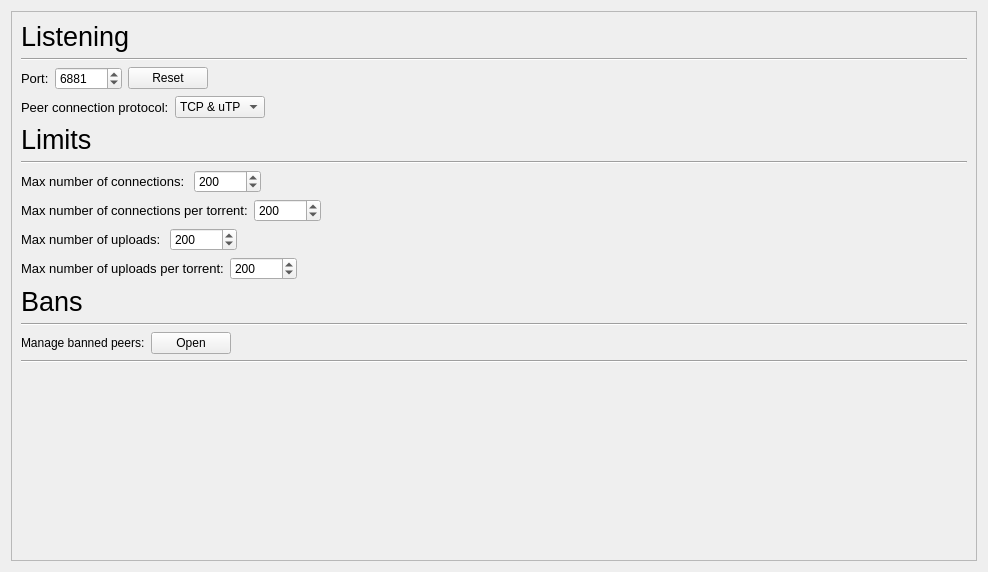
<?xml version="1.0" encoding="UTF-8"?>
<ui version="4.0">
 <class>ConnectionSettings</class>
 <widget class="QWidget" name="ConnectionSettings">
  <property name="geometry">
   <rect>
    <x>0</x>
    <y>0</y>
    <width>988</width>
    <height>572</height>
   </rect>
  </property>
  <property name="windowTitle">
   <string>Form</string>
  </property>
  <layout class="QGridLayout" name="gridLayout">
   <item row="0" column="0">
    <widget class="QScrollArea" name="scrollArea_3">
     <property name="widgetResizable">
      <bool>true</bool>
     </property>
     <widget class="QWidget" name="scrollAreaWidgetContents_3">
      <property name="geometry">
       <rect>
        <x>0</x>
        <y>0</y>
        <width>968</width>
        <height>552</height>
       </rect>
      </property>
      <layout class="QGridLayout" name="gridLayout_4">
       <item row="0" column="0">
        <widget class="QLabel" name="listeningLabel">
         <property name="sizePolicy">
          <sizepolicy hsizetype="Preferred" vsizetype="Minimum">
           <horstretch>0</horstretch>
           <verstretch>0</verstretch>
          </sizepolicy>
         </property>
         <property name="maximumSize">
          <size>
           <width>16777215</width>
           <height>50</height>
          </size>
         </property>
         <property name="font">
          <font>
           <pointsize>20</pointsize>
          </font>
         </property>
         <property name="text">
          <string>Listening</string>
         </property>
        </widget>
       </item>
       <item row="1" column="0" colspan="2">
        <widget class="Line" name="line_10">
         <property name="orientation">
          <enum>Qt::Orientation::Horizontal</enum>
         </property>
        </widget>
       </item>
       <item row="2" column="0" colspan="2">
        <layout class="QHBoxLayout" name="horizontalLayout_9">
         <item>
          <widget class="QLabel" name="portLabel">
           <property name="font">
            <font>
             <pointsize>10</pointsize>
            </font>
           </property>
           <property name="text">
            <string>Port:</string>
           </property>
          </widget>
         </item>
         <item>
          <widget class="QSpinBox" name="portBox">
           <property name="specialValueText">
            <string notr="true"/>
           </property>
           <property name="maximum">
            <number>1000000000</number>
           </property>
           <property name="value">
            <number>6881</number>
           </property>
          </widget>
         </item>
         <item>
          <widget class="QPushButton" name="resetPortBtn">
           <property name="text">
            <string>Reset</string>
           </property>
          </widget>
         </item>
         <item>
          <spacer name="horizontalSpacer_5">
           <property name="orientation">
            <enum>Qt::Orientation::Horizontal</enum>
           </property>
           <property name="sizeHint" stdset="0">
            <size>
             <width>218</width>
             <height>20</height>
            </size>
           </property>
          </spacer>
         </item>
        </layout>
       </item>
       <item row="3" column="0" colspan="2">
        <layout class="QHBoxLayout" name="horizontalLayout_10">
         <item>
          <widget class="QLabel" name="peerConnProtocolLabel">
           <property name="font">
            <font>
             <pointsize>10</pointsize>
            </font>
           </property>
           <property name="text">
            <string>Peer connection protocol:</string>
           </property>
          </widget>
         </item>
         <item>
          <widget class="QComboBox" name="peerConnProtocolBox">
           <item>
            <property name="text">
             <string>TCP &amp; uTP</string>
            </property>
           </item>
           <item>
            <property name="text">
             <string>TCP</string>
            </property>
           </item>
           <item>
            <property name="text">
             <string>uTP</string>
            </property>
           </item>
          </widget>
         </item>
         <item>
          <spacer name="horizontalSpacer_6">
           <property name="orientation">
            <enum>Qt::Orientation::Horizontal</enum>
           </property>
           <property name="sizeHint" stdset="0">
            <size>
             <width>218</width>
             <height>20</height>
            </size>
           </property>
          </spacer>
         </item>
        </layout>
       </item>
       <item row="4" column="0">
        <widget class="QLabel" name="limitsLabel">
         <property name="sizePolicy">
          <sizepolicy hsizetype="Preferred" vsizetype="Minimum">
           <horstretch>0</horstretch>
           <verstretch>0</verstretch>
          </sizepolicy>
         </property>
         <property name="maximumSize">
          <size>
           <width>16777215</width>
           <height>50</height>
          </size>
         </property>
         <property name="font">
          <font>
           <pointsize>20</pointsize>
          </font>
         </property>
         <property name="text">
          <string>Limits</string>
         </property>
        </widget>
       </item>
       <item row="5" column="0" colspan="2">
        <widget class="Line" name="line_11">
         <property name="orientation">
          <enum>Qt::Orientation::Horizontal</enum>
         </property>
        </widget>
       </item>
       <item row="6" column="0" colspan="2">
        <layout class="QHBoxLayout" name="horizontalLayout_11">
         <item>
          <widget class="QLabel" name="mNumOfConLabel">
           <property name="font">
            <font>
             <pointsize>10</pointsize>
            </font>
           </property>
           <property name="text">
            <string>Max number of connections: </string>
           </property>
          </widget>
         </item>
         <item>
          <widget class="QSpinBox" name="mNumOfConBox">
           <property name="specialValueText">
            <string notr="true"/>
           </property>
           <property name="minimum">
            <number>-1</number>
           </property>
           <property name="maximum">
            <number>1000000000</number>
           </property>
           <property name="value">
            <number>200</number>
           </property>
          </widget>
         </item>
         <item>
          <spacer name="horizontalSpacer_7">
           <property name="orientation">
            <enum>Qt::Orientation::Horizontal</enum>
           </property>
           <property name="sizeHint" stdset="0">
            <size>
             <width>218</width>
             <height>20</height>
            </size>
           </property>
          </spacer>
         </item>
        </layout>
       </item>
       <item row="7" column="0" colspan="2">
        <layout class="QHBoxLayout" name="horizontalLayout_12">
         <item>
          <widget class="QLabel" name="mNumOfConPTLabel">
           <property name="font">
            <font>
             <pointsize>10</pointsize>
            </font>
           </property>
           <property name="text">
            <string>Max number of connections per torrent:</string>
           </property>
          </widget>
         </item>
         <item>
          <widget class="QSpinBox" name="mNumOfConPTBox">
           <property name="specialValueText">
            <string notr="true"/>
           </property>
           <property name="minimum">
            <number>-1</number>
           </property>
           <property name="maximum">
            <number>1000000000</number>
           </property>
           <property name="value">
            <number>200</number>
           </property>
          </widget>
         </item>
         <item>
          <spacer name="horizontalSpacer_8">
           <property name="orientation">
            <enum>Qt::Orientation::Horizontal</enum>
           </property>
           <property name="sizeHint" stdset="0">
            <size>
             <width>218</width>
             <height>20</height>
            </size>
           </property>
          </spacer>
         </item>
        </layout>
       </item>
       <item row="8" column="0" colspan="2">
        <layout class="QHBoxLayout" name="horizontalLayout_13">
         <item>
          <widget class="QLabel" name="mNumOfUplLabel">
           <property name="font">
            <font>
             <pointsize>10</pointsize>
            </font>
           </property>
           <property name="text">
            <string>Max number of uploads: </string>
           </property>
          </widget>
         </item>
         <item>
          <widget class="QSpinBox" name="mNumOfUplBox">
           <property name="specialValueText">
            <string notr="true"/>
           </property>
           <property name="minimum">
            <number>-1</number>
           </property>
           <property name="maximum">
            <number>1000000000</number>
           </property>
           <property name="value">
            <number>200</number>
           </property>
          </widget>
         </item>
         <item>
          <spacer name="horizontalSpacer_9">
           <property name="orientation">
            <enum>Qt::Orientation::Horizontal</enum>
           </property>
           <property name="sizeHint" stdset="0">
            <size>
             <width>218</width>
             <height>20</height>
            </size>
           </property>
          </spacer>
         </item>
        </layout>
       </item>
       <item row="9" column="0" colspan="2">
        <layout class="QHBoxLayout" name="horizontalLayout_14">
         <item>
          <widget class="QLabel" name="mNumOfUplPTLabel">
           <property name="font">
            <font>
             <pointsize>10</pointsize>
            </font>
           </property>
           <property name="text">
            <string>Max number of uploads per torrent:</string>
           </property>
          </widget>
         </item>
         <item>
          <widget class="QSpinBox" name="mNumOfUplBox_2">
           <property name="specialValueText">
            <string notr="true"/>
           </property>
           <property name="minimum">
            <number>-1</number>
           </property>
           <property name="maximum">
            <number>1000000000</number>
           </property>
           <property name="value">
            <number>200</number>
           </property>
          </widget>
         </item>
         <item>
          <spacer name="horizontalSpacer_10">
           <property name="orientation">
            <enum>Qt::Orientation::Horizontal</enum>
           </property>
           <property name="sizeHint" stdset="0">
            <size>
             <width>218</width>
             <height>20</height>
            </size>
           </property>
          </spacer>
         </item>
        </layout>
       </item>
       <item row="10" column="0">
        <widget class="QLabel" name="limitsLabel_2">
         <property name="sizePolicy">
          <sizepolicy hsizetype="Preferred" vsizetype="Minimum">
           <horstretch>0</horstretch>
           <verstretch>0</verstretch>
          </sizepolicy>
         </property>
         <property name="maximumSize">
          <size>
           <width>16777215</width>
           <height>50</height>
          </size>
         </property>
         <property name="font">
          <font>
           <pointsize>20</pointsize>
          </font>
         </property>
         <property name="text">
          <string>Bans</string>
         </property>
        </widget>
       </item>
       <item row="11" column="0" colspan="2">
        <widget class="Line" name="line_13">
         <property name="orientation">
          <enum>Qt::Orientation::Horizontal</enum>
         </property>
        </widget>
       </item>
       <item row="12" column="0" colspan="2">
        <layout class="QHBoxLayout" name="horizontalLayout_15">
         <item>
          <widget class="QLabel" name="managePeersLabel">
           <property name="text">
            <string>Manage banned peers:</string>
           </property>
          </widget>
         </item>
         <item>
          <widget class="QPushButton" name="managePeersButton">
           <property name="text">
            <string>Open</string>
           </property>
          </widget>
         </item>
         <item>
          <spacer name="horizontalSpacer_11">
           <property name="orientation">
            <enum>Qt::Orientation::Horizontal</enum>
           </property>
           <property name="sizeHint" stdset="0">
            <size>
             <width>40</width>
             <height>20</height>
            </size>
           </property>
          </spacer>
         </item>
        </layout>
       </item>
       <item row="13" column="0" colspan="2">
        <widget class="Line" name="line_12">
         <property name="orientation">
          <enum>Qt::Orientation::Horizontal</enum>
         </property>
        </widget>
       </item>
       <item row="14" column="1">
        <spacer name="verticalSpacer_3">
         <property name="orientation">
          <enum>Qt::Orientation::Vertical</enum>
         </property>
         <property name="sizeHint" stdset="0">
          <size>
           <width>88</width>
           <height>756</height>
          </size>
         </property>
        </spacer>
       </item>
      </layout>
     </widget>
    </widget>
   </item>
  </layout>
 </widget>
 <resources/>
 <connections/>
</ui>
